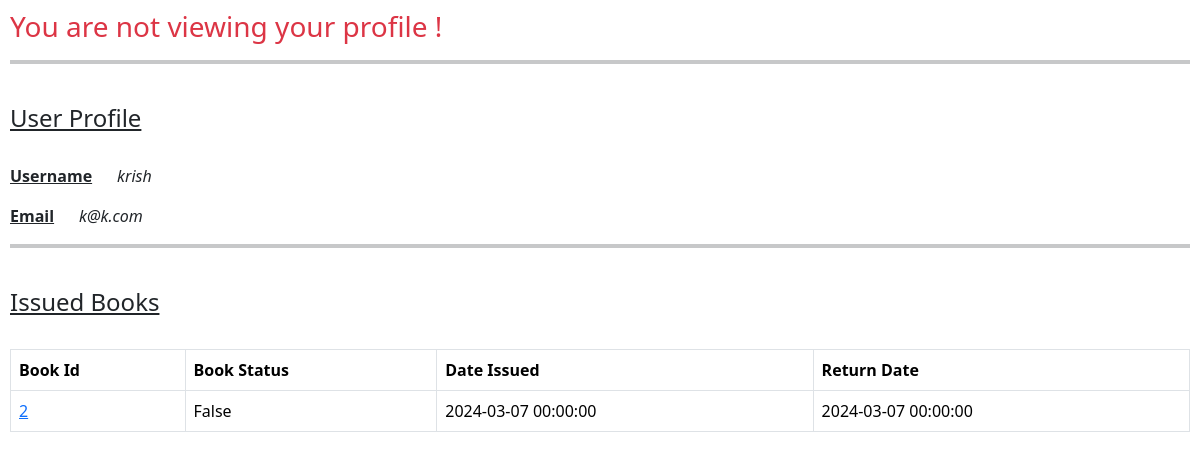
Page /user/2 (signed in) on the earlier database version.
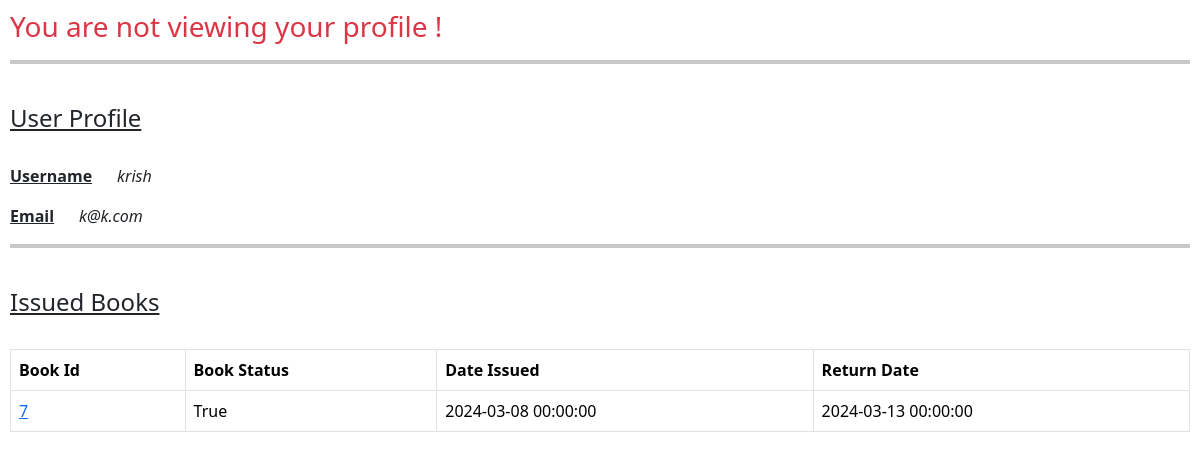
Same page on the later database version.
### library/models.py (models this page shows, shortened)
class Issue(db.Model):
    __tablename__ = "ISSUE"
    id = db.Column(db.Integer, primary_key=True, autoincrement=True)
    rating = db.Column(db.Integer, default=0)
    active_status = db.Column(db.Boolean, default=False)
    user_id = db.Column(db.Integer, db.ForeignKey('USER.id'), nullable=False)
    book_id = db.Column(db.Integer, db.ForeignKey('BOOK.id'), nullable=False)
    date_issued = db.Column(db.DateTime, nullable=False)
    return_date = db.Column(db.DateTime, nullable=False)

### library/routes.py (the view, shortened to what this page needs)
@app.route("/user/<id>", methods=["GET", "POST"])
def user_profile(id):
    if session.get("username") is None:
        return render_template("no_login.html")
    username = session.get("username")
    existing_user = models.User.query.get(id)
    if int(id) == 1:
        return redirect("/admin/dashboard")
    if existing_user is None:
        data = {
            "type": "User"
        }
        return render_template("not_found.html", data=data)
    issue_records = models.Issue.query.filter(
        models.Issue.user_id == id, models.Issue.active_status == True).all()
    modified_issue_records = []
    for ir in issue_records:
        modified_issue_records.append(modify_the_issue_record(ir))
    data = {
        "user": existing_user,
        "logged_in_user": username,
        "issued_books": modified_issue_records,
        "error": ""
    }
    if request.method == "GET":
        return render_template("user_profile.html", data=data)

### library/routes.py (called while the page is built)
def modify_the_issue_record(issue_record):
    b = models.Book.query.get(issue_record.book_id)
    s = models.Section.query.get(b.section_id)
    u = models.User.query.get(issue_record.user_id)
    modified_issue_record = {
        "issue_id": issue_record.id,
        "book_id": b.id,
        "user_id": u.id,
        "username": u.username,
        "name": b.name,
        "author": b.author,
        "content": b.content,
        "section_name": s.name,
        "date_issued": issue_record.date_issued,
        "status": issue_record.active_status,
        "rating": issue_record.rating,
        "return_date": issue_record.return_date
    }
    return modified_issue_record

### library/templates/user_profile.html (shortened to what this page needs)
<!DOCTYPE html>
<html lang="en">
  <head>
    <link
      href="https://cdn.jsdelivr.net/npm/bootstrap@5.3.3/dist/css/bootstrap.min.css"
      rel="stylesheet"
    />
  </head>
  <body>
     {% if data["logged_in_user"] != data["user"].username %}
    <h3 class="text-danger">You are not viewing your profile !</h3>
    <hr class="border-4" />
    <br />
    <h4><u>User Profile</u></h4>
    <br />
    <p>
      <strong><u>Username</u></strong> &nbsp; &nbsp; &nbsp;<em
        >{{ data["user"].username }}</em
      >
    </p>
    <p>
      <strong><u>Email</u></strong> &nbsp; &nbsp; &nbsp;<em
        >{{ data["user"].email }}</em
      >
    </p>
    <hr class="border-4" />
    <br />
    {% if data['user'].issues | length == 0 %}
    <h4>This User has no issued books !</h4>
    {% else %}
    <h4><u>Issued Books</u></h4>
    <br />
    <table class="table table-bordered table-hover">
      <tr>
        <th>Book Id</th>
        <th>Book Status</th>
        <th>Date Issued</th>
        <th>Return Date</th>
      </tr>
      {% for ir in data['user'].issues %}
      <tr>
        <td><a href="/book/{{ir.book_id}}">{{ ir.book_id }}</a></td>
        <td>{{ ir.active_status }}</td>
        <td>{{ ir.date_issued }}</td>
        <td>{{ ir.return_date }}</td>
      </tr>
      {% endfor %}
    </table>
    {% endif %} {% endif %}
  </body>
</html>

Differences in the rows shown:
removed Issue: book_id "2", active_status "False", date_issued "2024-03-07 00:00:00", return_date "2024-03-07 00:00:00"
added Issue: book_id "7", active_status "True", date_issued "2024-03-08 00:00:00", return_date "2024-03-13 00:00:00"
